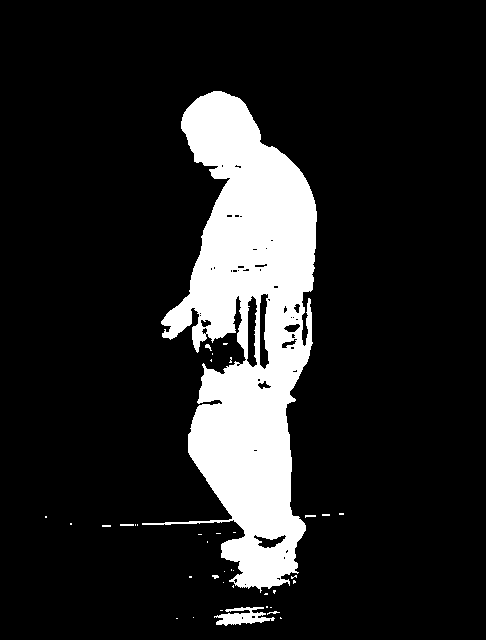
#> input picture final_project/data/sil10017.pbm, 486 x 640 px
$ python contour_extraction.py   (Python 2 division)   (older library calls are emulated)
#> lines starting #> are read from the running program, lines starting #| are printed output that depends on the picture; after the words box and inside, x2 and y2 are one past the last pixel; in counts of white or black regions, pixels touching at a corner belong together; long printed decimals are rounded
#> `img = cv2.imread('data/sil10017.pbm',0)`: img: shape (640, 486); 14.1% white; 38 white regions (31 under 20 px), largest, box (x1, y1, x2, y2) and area: (142, 91, 317, 593) 43036, (214, 607, 275, 626) 608, (120, 524, 134, 526) 28
import numpy as np
import matplotlib.pyplot as plt
import cv2
from numpy import linalg as LA

def denoiseSilhouette(img):
	"""
	The silhouettes can be noisy and have many empty spots so this function
	tries to smooth the figure out.
	"""
	kernel = cv2.getStructuringElement(cv2.MORPH_ELLIPSE,(7,7))
	erosion = cv2.erode(img,kernel,iterations = 2)
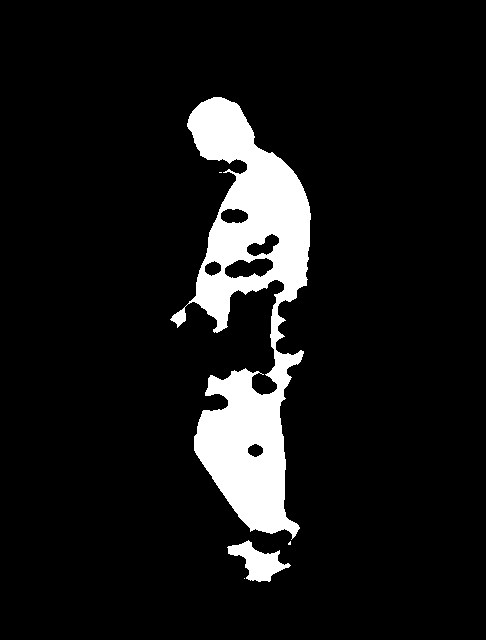
#> erosion: shape (640, 486); 8.9% white; 5 white regions (3 under 20 px), largest, box (x1, y1, x2, y2) and area: (170, 97, 311, 540) 26532, (227, 540, 291, 582) 1208
	dilation = cv2.dilate(erosion,kernel,iterations = 3)
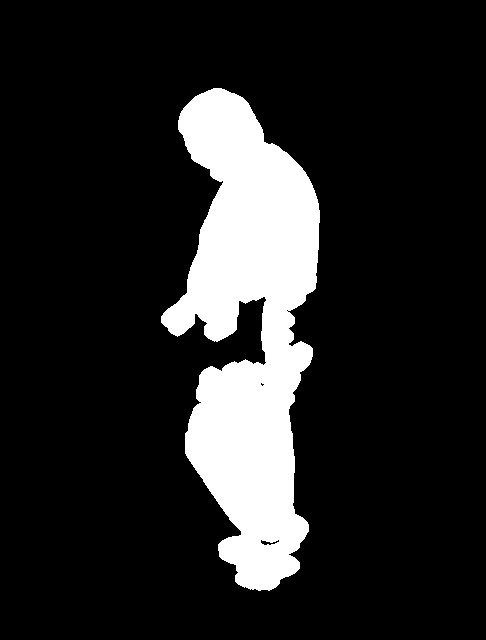
#> dilation: shape (640, 486); 14.6% white; 1 white region, box (x1, y1, x2, y2) and area: (161, 88, 320, 591) 45466
	closing = cv2.morphologyEx(img, cv2.MORPH_CLOSE, kernel)
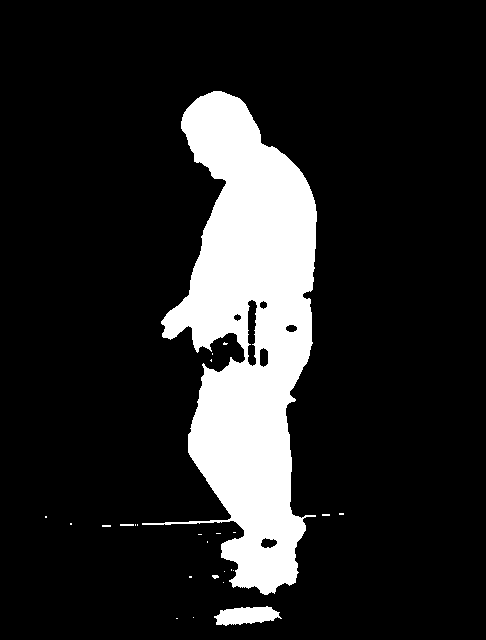
#> closing: shape (640, 486); 14.8% white; 25 white regions (21 under 20 px)

	return closing

def findMaxContour(img):
	"""
	Given the silhouette, this function returns the contour around the figure.

	We also return the centroid of the figure which will be used in the
	computation of the 1D-signal for classification.
	"""
	img2, contour,hier = cv2.findContours(img,cv2.RETR_EXTERNAL,cv2.CHAIN_APPROX_NONE)
#> contour = 25 contours, 23 with area under 20; largest, box (x1, y1, x2, y2) and area: (142, 91, 317, 595) 44984, (214, 606, 282, 626) 831
	areas = [cv2.contourArea(c) for c in contour]
#> areas = 25 values, max 44984 at index 24, min 0 at index 0, mean 1834.8
	max_index = np.argmax(areas)
#> max_index = 24
	cnt=contour[max_index]
#> cnt = contour of 1526 points, box (x1, y1, x2, y2) (142, 91, 317, 595), area 44984

	M = cv2.moments(cnt)
#> M = moments, m00 44984, centre m10/m00, m01/m00 = (249.5, 332.6)
	cx = int(M['m10']/M['m00'])
#> cx = 249
	cy = int(M['m01']/M['m00'])
#> cy = 332
	return cx, cy, cnt

#Read in example image
img = cv2.imread('data/sil10017.pbm',0)

denoised = denoiseSilhouette(img)

cx, cy, cnt = findMaxContour(denoised)
#> cx = 249; cy = 332

dists = np.zeros(len(cnt))
#> dists = 1526 values from 0 to 0

#Drawing the centroid
drawing_cnt = np.zeros(img.shape)
drawing_cnt[cy,cx] = 255

drawing_cnt[cy+1,cx] = 255
drawing_cnt[cy+1,cx+1] = 255
drawing_cnt[cy+1,cx-1] = 255

drawing_cnt[cy-1,cx] = 255
drawing_cnt[cy-1,cx+1] = 255
drawing_cnt[cy-1,cx-1] = 255

#Find distance betweem center to all contour poiints
for i in xrange(len(cnt)):
	x = cnt[i][0][0]
	y = cnt[i][0][1]
	dists[i] = np.sqrt(((x-cx)**2)+((y-cy)**2))

	drawing_cnt[y,x] = 255
	cv2.imshow('Temp',drawing_cnt)
	print "Pixel distance to centroid is: ",dists[i]
	cv2.waitKey(5)
#> this loop made 1526 passes
#> (x, y) on passes 1 to 3: (213, 91), (212, 92), (211, 92)
#| Pixel distance to centroid is:  243.674
#| Pixel distance to centroid is:  242.835
#| Pixel distance to centroid is:  242.990
#| Pixel distance to centroid is:  242.161
#| Pixel distance to centroid is:  242.324
#| Pixel distance to centroid is:  242.491
#| Pixel distance to centroid is:  241.677
#| Pixel distance to centroid is:  241.853
#> (further printed lines are left out)
#> pass 1, `cv2.imshow('Temp',drawing_cnt)`:
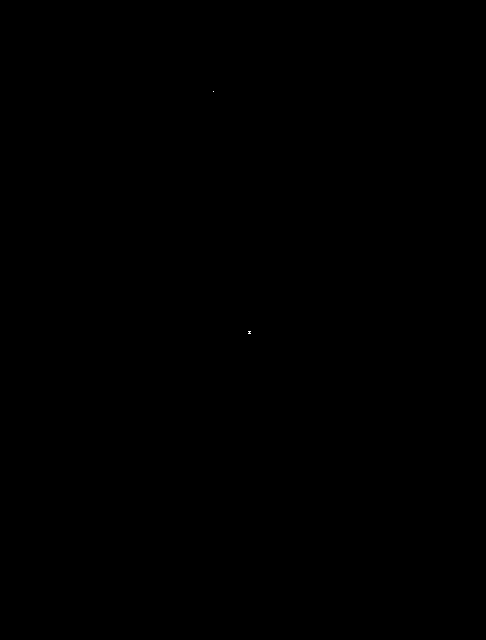
#> window 'Temp': shape (640, 486); 0% white in thin lines or dots, all inside (x1, y1, x2, y2) = (213, 91, 251, 334)
#> after the loop:
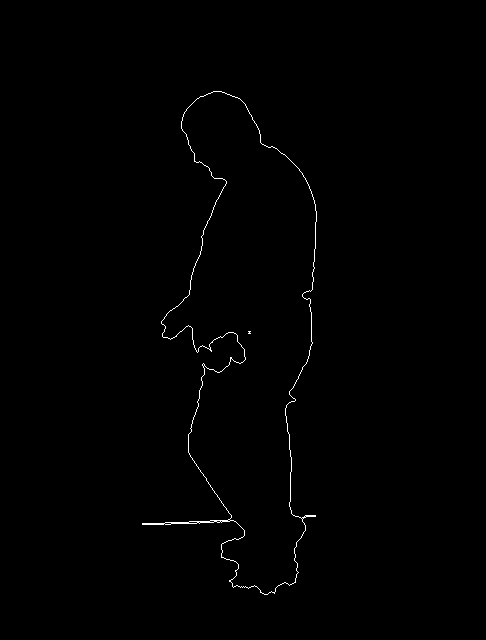
#> drawing_cnt: shape (640, 486) float64; 0.49% white in thin lines or dots, all inside (x1, y1, x2, y2) = (142, 91, 317, 595)
#> after the loop, dists = 1526 values, max 262.6 at index 925, min 12.37 at index 384, mean 146.2

#L1 normalization of distances
dists_norm = dists / LA.norm(dists,1)
#> dists_norm = 1526 values, max 0.00118 at index 925, min 5.54e-05 at index 384, mean 0.000655

#Subsample the vector to a constant size
indices = np.linspace(0,len(dists_norm),360,endpoint=False,dtype=np.int32)
#> indices = 360 values from 0 to 1521
sampled_dists = dists_norm[indices]
#> sampled_dists = 360 values, max 0.00118 at index 218, min 5.67e-05 at index 91, mean 0.000655

plt.plot(sampled_dists)
plt.show()
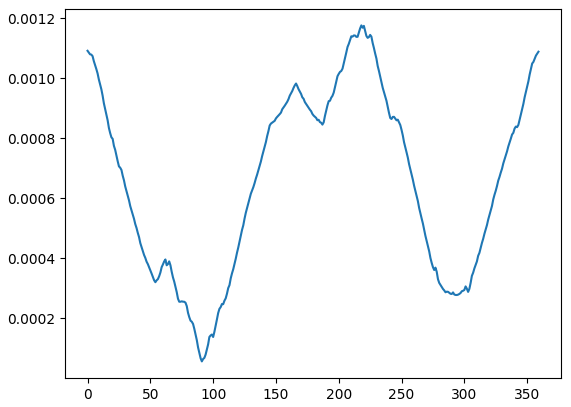
#> figure drawn by matplotlib, 1 panel; curve peaks at x = 218, y = 0.00118

cv2.waitKey(0)

$ run again, with final_project/data/sil10001.pbm copied over final_project/data/sil10017.pbm
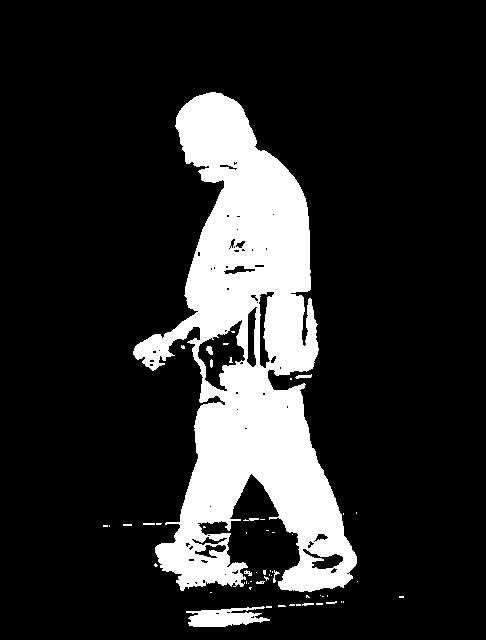
#> input picture final_project/data/sil10001.pbm, 486 x 640 px
#> img: shape (640, 486); 16.6% white; 55 white regions (43 under 20 px), largest, box (x1, y1, x2, y2) and area: (133, 92, 357, 592) 49940, (186, 606, 270, 627) 1100, (295, 374, 312, 379) 50
#> erosion: shape (640, 486); 9.5% white; 10 white regions (3 under 20 px), largest, box (x1, y1, x2, y2) and area: (182, 98, 312, 368) 15385, (181, 368, 349, 555) 12744, (161, 545, 224, 578) 717
#> dilation: shape (640, 486); 17.3% white; 4 white regions, box (x1, y1, x2, y2) and area: (170, 89, 321, 377) 26644, (152, 359, 360, 595) 25532, (189, 607, 240, 630) 927, (131, 331, 173, 362) 828
#> closing: shape (640, 486); 17.4% white; 30 white regions (25 under 20 px)
#> contour = 29 contours, 27 with area under 20; largest, box (x1, y1, x2, y2) and area: (133, 92, 357, 606) 54195, (186, 606, 272, 627) 1147
#> areas = 29 values, max 54195 at index 28, min 0 at index 4, mean 1911.2
#> max_index = 28
#> in findMaxContour, `cnt=contour[max_index]`: cnt = contour of 1852 points, box (x1, y1, x2, y2) (133, 92, 357, 606), area 54195
#> M = moments, m00 54195, centre m10/m00, m01/m00 = (248.9, 361.6)
#> in findMaxContour, `cx = int(M['m10']/M['m00'])`: cx = 248
#> in findMaxContour, `cy = int(M['m01']/M['m00'])`: cy = 361
#> `cx, cy, cnt = findMaxContour(denoised)`: cx = 248; cy = 361
#> `dists = np.zeros(len(cnt))`: dists = 1852 values from 0 to 0
#> the loop `for i in xrange(len(cnt)):` made 1852 passes
#> (x, y) on passes 1 to 3: (210, 92), (209, 93), (208, 93)
#> (printed output is left out)
#> after the loop `for i in xrange(len(cnt)):`:
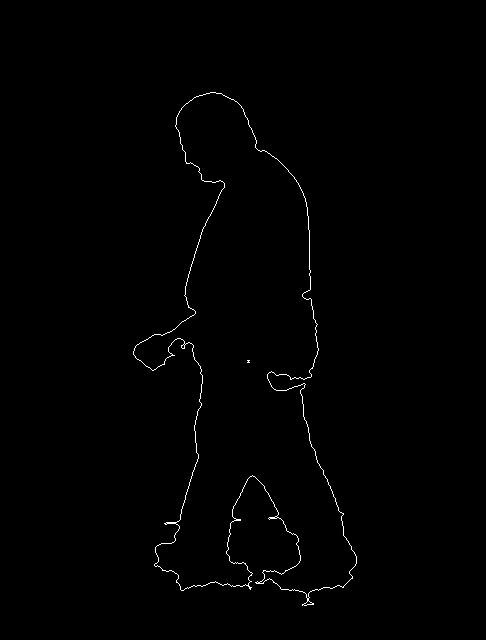
#> drawing_cnt: shape (640, 486) float64; 0.6% white in thin lines or dots, all inside (x1, y1, x2, y2) = (133, 92, 357, 606)
#> after the loop `for i in xrange(len(cnt)):`: dists = 1852 values, max 271.7 at index 0, min 23.02 at index 1485, mean 155.1
#> dists_norm = 1852 values, max 0.000946 at index 0, min 8.02e-05 at index 1485, mean 0.00054
#> indices = 360 values from 0 to 1846
#> sampled_dists = 360 values, max 0.000946 at index 0, min 8.12e-05 at index 289, mean 0.00054
#> `plt.show()`:
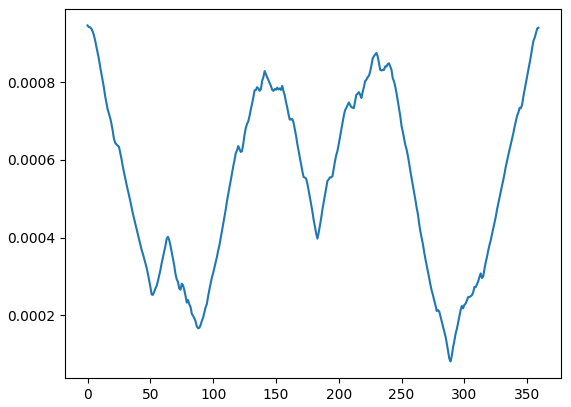
#> figure drawn by matplotlib, 1 panel; curve peaks at x = 0, y = 0.000946

$ run again, with final_project/data/sil10011.pbm copied over final_project/data/sil10017.pbm
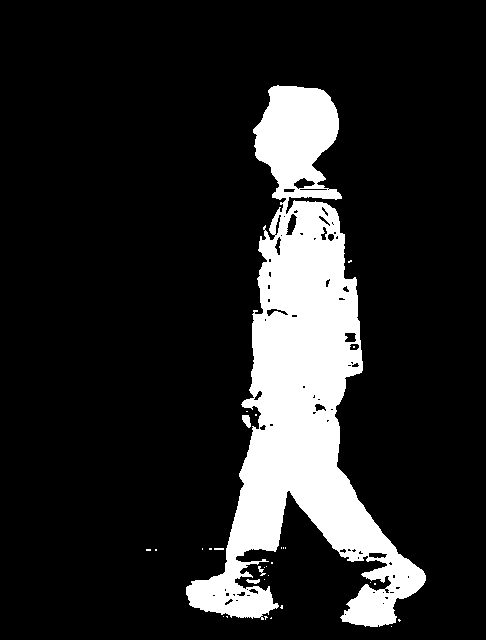
#> input picture final_project/data/sil10011.pbm, 486 x 640 px
#> img: shape (640, 486); 14.9% white; 30 white regions (25 under 20 px), largest, box (x1, y1, x2, y2) and area: (186, 85, 426, 627) 46070, (242, 415, 251, 428) 80, (246, 579, 260, 584) 45, (258, 566, 266, 576) 33, (214, 548, 224, 550) 20
#> erosion: shape (640, 486); 8.9% white; 13 white regions (5 under 20 px), largest, box (x1, y1, x2, y2) and area: (232, 238, 390, 553) 21392, (260, 91, 333, 183) 4446, (351, 592, 389, 621) 609
#> dilation: shape (640, 486); 15.5% white; 3 white regions, box (x1, y1, x2, y2) and area: (183, 198, 429, 621) 39029, (251, 82, 342, 192) 7256, (342, 583, 398, 630) 1865
#> closing: shape (640, 486); 15.6% white; 7 white regions (6 under 20 px)
#> contour = 7 contours, 6 with area under 20; largest, box (x1, y1, x2, y2) and area: (186, 85, 426, 627) 48122
#> areas = [1, 4, 2, 0, 0, 0, 48122.5]
#> max_index = 6
#> in findMaxContour, `cnt=contour[max_index]`: cnt = contour of 1803 points, box (x1, y1, x2, y2) (186, 85, 426, 627), area 48122
#> M = moments, m00 48122.5, centre m10/m00, m01/m00 = (301.9, 380.9)
#> in findMaxContour, `cx = int(M['m10']/M['m00'])`: cx = 301
#> in findMaxContour, `cy = int(M['m01']/M['m00'])`: cy = 380
#> `cx, cy, cnt = findMaxContour(denoised)`: cx = 301; cy = 380
#> `dists = np.zeros(len(cnt))`: dists = 1803 values from 0 to 0
#> the loop `for i in xrange(len(cnt)):` made 1803 passes
#> (x, y) on passes 1 to 3: (277, 85), (276, 86), (275, 86)
#> (printed output is left out)
#> after the loop `for i in xrange(len(cnt)):`:
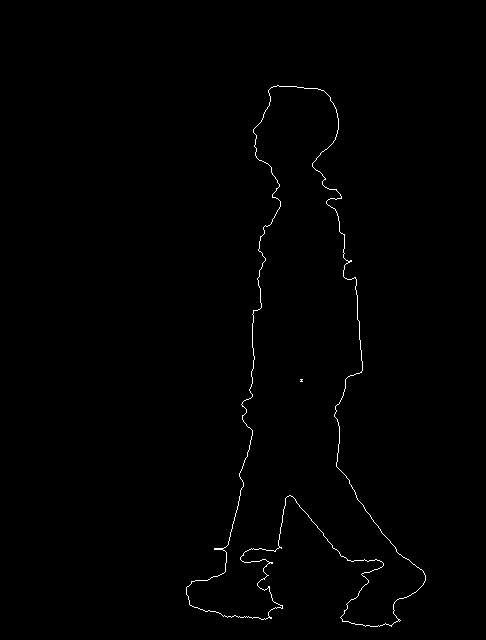
#> drawing_cnt: shape (640, 486) float64; 0.58% white in thin lines or dots, all inside (x1, y1, x2, y2) = (186, 85, 426, 627)
#> after the loop `for i in xrange(len(cnt)):`: dists = 1803 values, max 296 at index 0, min 42.8 at index 1381, mean 170.7
#> dists_norm = 1803 values, max 0.000962 at index 0, min 0.000139 at index 1381, mean 0.000555
#> indices = 360 values from 0 to 1797
#> sampled_dists = 360 values, max 0.000962 at index 0, min 0.00014 at index 276, mean 0.000554
#> `plt.show()`:
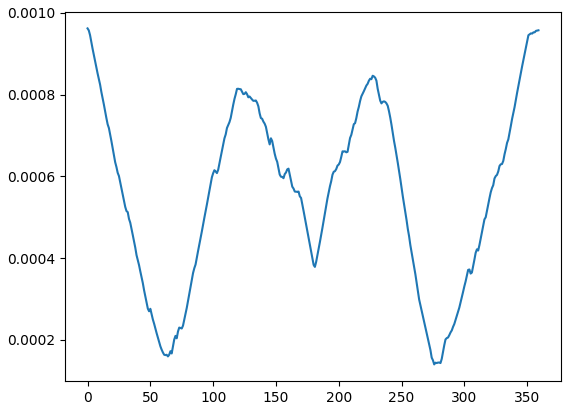
#> figure drawn by matplotlib, 1 panel; curve peaks at x = 0, y = 0.000962
